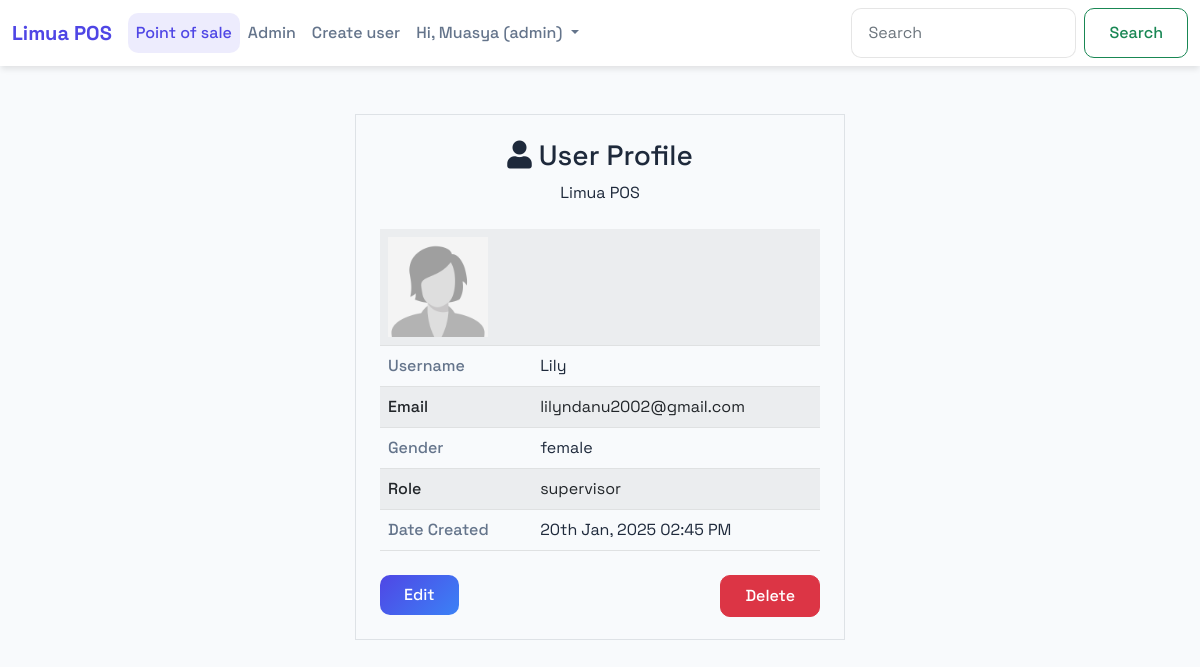
The page /index.php?pg=profile&id=2 (signed in) on the database its author committed.
### tables this page shows
CREATE TABLE `users` (
  `id` int(11) NOT NULL,
  `username` varchar(30) NOT NULL,
  `email` varchar(100) NOT NULL,
  `password` varchar(255) NOT NULL,
  `date` datetime NOT NULL,
  `image` varchar(500) DEFAULT NULL,
  `role` varchar(20) NOT NULL,
  `gender` varchar(6) NOT NULL DEFAULT 'male',
  `deletable` tinyint(1) NOT NULL DEFAULT 1
);

### app/core/model.php (called while the page is built, shortened)
<?php
class Model extends Database
{
	public function first($data)
	{
		$keys = array_keys($data);
		$query = "select * from $this->table where ";
		foreach ($keys as $key) {
			$query .= "$key = :$key && ";
		}
		$query = trim($query,"&& ");
		$db = new Database;
		if($res = $db->query($query,$data))
		{
			return $res[0];
		}
		return false;
	}
}

### app/core/database.php (called while the page is built, shortened)
<?php
class Database
{
	private function db_connect()
	{
		$DBHOST = "localhost";
		$DBNAME = "limuaa_db";
		$DBUSER = "root";
		$DBPASS = "";
		$DBDRIVER = "mysql";
		try {
			$con = new PDO("$DBDRIVER:host=$DBHOST;dbname=$DBNAME", $DBUSER, $DBPASS);
		} catch (PDOException $e) {
			echo $e->getMessage();
		}
		return $con;
	}
	public function query($query, $data = array())
	{
		$con = $this->db_connect();
		$stm = $con->prepare($query);
		$result = [];
		try {
			$check = $stm->execute($data);
			if ($check) {
				$result = $stm->fetchAll(PDO::FETCH_ASSOC);
			}
		} catch (PDOException $e) {
			error_log("Database query error: " . $e->getMessage());
		}
		return $result;
	}
}

### app/core/functions.php (called while the page is built, shortened)
<?php
function esc($str)
{
	return htmlspecialchars($str);
}
function crop($filename,$size = 400,$type = 'product')
{
	$ext = strtolower(pathinfo($filename,PATHINFO_EXTENSION));
	$cropped_file = preg_replace("/\.$ext$/", "_cropped.".$ext, $filename);
	if(!file_exists($filename))
	{
		if($type == "male"){
			return 'assets/images/user_male.jpg';
		}else
		if($type == "female"){
			return 'assets/images/user_female.jpg';
		}else{
			return 'assets/images/no_image.jpg';
		}
	}
	return $cropped_file;
}
function get_date($date)
{
    return date("jS M, Y h:i A", strtotime($date));
}

### app/views/auth/profile.view.php (the view, shortened to what this page needs)
<div class="container-fluid border col-lg-5 col-md-6 mt-5 p-4" >
	<?php if(is_array($row)):?>
		<center>
			<h3><i class="fa fa-user"></i> User Profile</h3>
			<div><?=esc(APP_NAME)?></div>
		</center>
		<br>
		<table class="table table-hover table-striped">
			<tr>
				<td colspan="2">
					<img src="<?=crop($row['image'],400,$row['gender'])?>" style="width: 100%;max-width:100px;" >
				</td>
			</tr>
			<tr>
				<th>Username</th><td><?=$row['username']?></td>
			</tr>
			<tr>
				<th>Email</th><td><?=$row['email']?></td>
			</tr>
			<tr>
				<th>Gender</th><td><?=$row['gender']?></td>
			</tr>
			<tr>
				<th>Role</th><td><?=$row['role']?></td>
			</tr>
			<tr>
				<th>Date Created</th><td><?=get_date($row['date'])?></td>
			</tr>
		</table>
		<br>
		<a href="index.php?pg=edit-user&id=<?=$row['id']?>">
			<button type="button" class="btn btn-primary">Edit</button>
		</a>
		<a href="index.php?pg=delete-user&id=<?=$row['id']?>" class="float-end">
			<button type="button" class="btn btn-danger">Delete</button>
		</a>
	<?php else:?>
		<div class="alert alert-danger text-center">That user was not found!</div>
	<?php endif;?>
</div>

### public/assets/css/main.css (style rules this page uses)
body a { text-decoration: none; }

### app/views/partials/header.view.php (style rules this page uses)
body { font-family: 'Space Grotesk', sans-serif; background: #f8fafc; min-height: 100vh; color: #1e293b; }
.table { color: #1e293b; margin: 0; }
.table th { color: #64748b; font-weight: 500; border-color: rgba(0,0,0,0.1); }
.table td { border-color: rgba(0,0,0,0.1); }
.btn { border-radius: 10px; padding: 0.5rem 1.5rem; transition: all 0.3s ease; font-weight: 500; }
.btn-primary { background: linear-gradient(135deg, #4f46e5 0%, #3b82f6 100%); border: none; }
a { color: #4f46e5; text-decoration: none; transition: all 0.3s ease; }

### rows shown on the page
users: image+gender (picture), username "Lily", email "lilyndanu2002@gmail.com", gender "female", role "supervisor", date "20th Jan, 2025 02:45 PM"

### other values the page prints
APP_NAME "Limua POS"
auth('username') "Muasya"
Auth::get('role') "admin"
